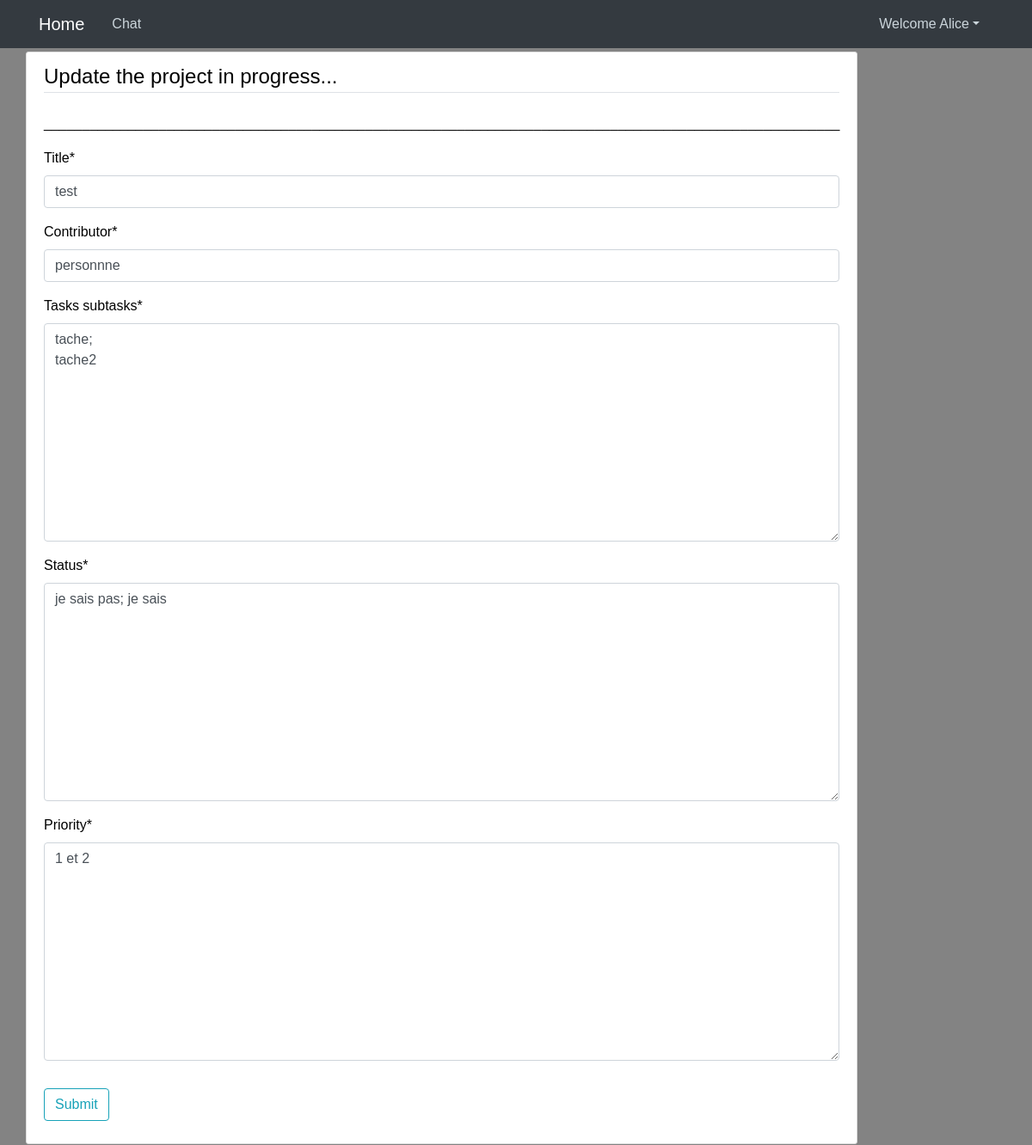
/post/2/update (signed in), run on the app's committed database.
### blog/models.py (models this page shows, shortened)
class Post(models.Model):
    date_posted = models.DateTimeField(default=timezone.now)
    author = models.ForeignKey(User, on_delete=models.CASCADE)
    title = models.CharField(max_length=100)
    contributor = models.CharField(max_length=100)
    status = models.TextField()
    tasks_subtasks =  models.TextField()
    priority =  models.TextField()
    class Meta:
        ordering = ['contributor']

### blog/views.py (the view, shortened to what this page needs)
# urls.py: path('post/<int:pk>/update', PostUpdateView.as_view(), name='post-update'),
class PostUpdateView(LoginRequiredMixin, UserPassesTestMixin, UpdateView):
    model = Post
    fields =['title','contributor','tasks_subtasks','status','priority']
    def test_func(self):
        post = self.get_object()
        return True

### blog/templates/Blog/post_form.html (shortened to what this page needs)
{% extends "blog/base.html" %}
{% load crispy_forms_tags %}
{% block content %}
<div class="content-section">
   <form method="POST">
   <fieldset class="form-group">
      {% if object.author == user %}
      <legend class="border-bottom mb-4"> Update the project in progress...</legend>
      {% else %}
      <legend class="border-bottom mb-4"> New project in progress...</legend>
      {% endif %}
      <p>________________________________________________________________________________________________________</p>
     {{ form|crispy }}
   </fieldset>
   <div class="form-group">
      <button class="btn btn-outline-info" onclick="afficherMessage()" type="submit"> Submit</button>
   </div>
</form>
</div>
{% endblock %}

### blog/templates/Blog/base.html (shortened to what this page needs)
{% load static %}
<!DOCTYPE html>
<html lang="en">
<head>
    <link href="https://cdn.jsdelivr.net/npm/bootstrap@4.0.0/dist/css/bootstrap.min.css"
 rel="stylesheet">
    <link rel="stylesheet" type="text/css" href="{% static 'blog/main.css' %}">
</head>
<body>
<header class="site-header">
    <nav class="navbar navbar-expand-md navbar-dark bg-dark fixed-top">
        <div class="container">
            <a class="navbar-brand mr-4" href="{% url 'blog-home' %}">Home</a>
            <div class="collapse navbar-collapse" id="navbarToggle">
                <div class="navbar-nav mr-auto">
                <a class="nav-item nav-link" href="{% url 'blog-about' %}"> Chat</a>
                </div>
                <div class="navbar-nav">
                    {% if user.is_authenticated %}
                    <ul class="navbar-nav mr-2">
                        <li class="nav-item dropdown">
                        <a class="nav-link dropdown-toggle" href='#' id="navbarDropdown" role="button" data-toggle="dropdown"> Welcome {{request.user}}</a>
                    {% else %}
                    <a class="nav-item nav-link" href="{% url 'login' %}">Login</a>
                    <a class="nav-item nav-link" href="{% url 'register' %}">Register</a>
                    {% endif %}
            </div>
        </div>
    </nav>
</header>
<main role="main" class="container">
    <div class="row">
        <div class="col-md-20">
            {% block content %}{% endblock %}
        </div>
    </div>
</main>
</body>
</html>

### blog/static/blog/main.css (style rules this page uses)
* { margin: 0; padding: 0; box-sizing: border-box; }
body { background: #838383; color: #000000; margin-top: 5rem; margin: 0; }
header { display: flex; justify-content: center; align-items: center; height: 60px; }
ul { margin: 0; }
.site-header .navbar-nav .nav-link { color: #cbd5db; }
.content-section { background: #ffffff; padding: 10px 20px; border: 1px solid #dddddd; border-radius: 3px; margin-bottom: 20px; }
body { font-family: Arial, sans-serif; }

### data on the page
Post: title "test", contributor "personnne", tasks_subtasks "tache; tache2", status "je sais pas; je sais", priority "1 et 2"

### other printed values
{{ request.user }} "Alice"
